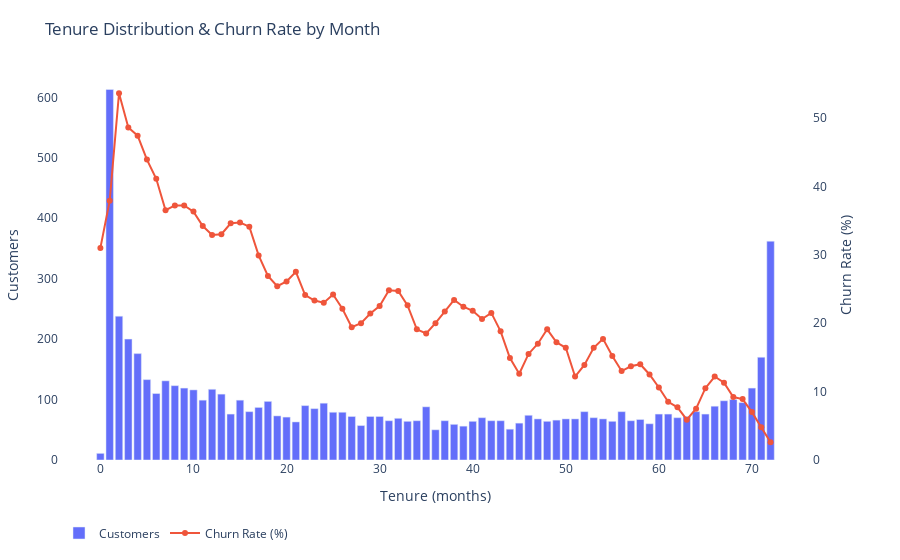

Notebook code cell kept with this figure:
### Markdown cell above
## How Long Do Customers Stay?

### Code cell
from plotly.subplots import make_subplots

# Aggregate by exact tenure (months)
tenure_agg = (
    df.groupby("tenure")
      .agg(customers=("customerID","count"),
           churn_yes=("Churn", lambda s: (s == "Yes").sum()))
      .reset_index()
      .sort_values("tenure")
)
tenure_agg["churn_rate"] = (tenure_agg["churn_yes"] / tenure_agg["customers"] * 100).round(1)

# reduce month-to-month noise (rolling 3-month)
tenure_agg["churn_rate_smooth"] = tenure_agg["churn_rate"].rolling(3, center=True, min_periods=1).mean().round(1)

# Build dual-axis figure
fig = make_subplots(specs=[[{"secondary_y": True}]])

# customer distribution by tenure
fig.add_trace(
    go.Bar(
        x=tenure_agg["tenure"], y=tenure_agg["customers"],
        name="Customers",
        hovertemplate="Tenure: %{x} mo<br>Customers: %{y}<extra></extra>"
    ),
    secondary_y=False
)

# Line: churn rate
fig.add_trace(
    go.Scatter(
        x=tenure_agg["tenure"], y=tenure_agg["churn_rate_smooth"],
        mode="lines+markers", name="Churn Rate (%)",
        hovertemplate="Tenure: %{x} mo<br>Churn Rate: %{y:.1f}%<extra></extra>"
    ),
    secondary_y=True
)

# Layout
fig.update_layout(
    title="Tenure Distribution & Churn Rate by Month",
    margin=dict(l=50, r=40, t=70, b=50),
    showlegend=True,
    legend=dict(orientation="h", y=-0.15),
    paper_bgcolor="white", plot_bgcolor="white"
)
fig.update_xaxes(title_text="Tenure (months)", showgrid=True)
fig.update_yaxes(title_text="Customers", secondary_y=False, showgrid=True)
fig.update_yaxes(title_text="Churn Rate (%)", secondary_y=True, rangemode="tozero")

fig.show()

### Figure 1 — Plotly figure (JSON) as saved in the notebook; plotly's stock layout.template omitted (floating-point values rounded to 4 significant figures)
{"data": [{"hovertemplate": "Tenure: %{x} mo<br>Customers: %{y}<extra></extra>", "name": "Customers", "type": "bar", "x": [0, 1, 2, 3, 4, 5, 6, 7, 8, 9, 10, 11, 12, 13, 14, 15, 16, 17, 18, 19, 20, 21, 22, 23, 24, 25, 26, 27, 28, 29, 30, 31, 32, 33, 34, 35, 36, 37, 38, 39, 40, 41, 42, 43, 44, 45, 46, 47, 48, 49, 50, 51, 52, 53, 54, 55, 56, 57, 58, 59, 60, 61, 62, 63, 64, 65, 66, 67, 68, 69, 70, 71, 72], "xaxis": "x", "y": [11, 613, 238, 200, 176, 133, 110, 131, 123, 119, 116, 99, 117, 109, 76, 99, 80, 87, 97, 73, 71, 63, 90, 85, 94, 79, 79, 72, 57, 72, 72, 65, 69, 64, 65, 88, 50, 65, 59, 56, 64, 70, 65, 65, 51, 61, 74, 68, 64, 66, 68, 68, 80, 70, 68, 64, 80, 65, 67, 60, 76, 76, 70, 72, 80, 76, 89, 98, 100, 95, 119, 170, 362], "yaxis": "y"}, {"hovertemplate": "Tenure: %{x} mo<br>Churn Rate: %{y:.1f}%<extra></extra>", "mode": "lines+markers", "name": "Churn Rate (%)", "type": "scatter", "x": [0, 1, 2, 3, 4, 5, 6, 7, 8, 9, 10, 11, 12, 13, 14, 15, 16, 17, 18, 19, 20, 21, 22, 23, 24, 25, 26, 27, 28, 29, 30, 31, 32, 33, 34, 35, 36, 37, 38, 39, 40, 41, 42, 43, 44, 45, 46, 47, 48, 49, 50, 51, 52, 53, 54, 55, 56, 57, 58, 59, 60, 61, 62, 63, 64, 65, 66, 67, 68, 69, 70, 71, 72], "xaxis": "x", "y": [31.0, 37.9, 53.6, 48.6, 47.4, 43.9, 41.1, 36.5, 37.2, 37.2, 36.3, 34.2, 32.9, 33.0, 34.6, 34.7, 34.1, 29.9, 26.9, 25.4, 26.1, 27.5, 24.1, 23.3, 23.0, 24.2, 22.1, 19.4, 20.0, 21.4, 22.5, 24.8, 24.7, 22.6, 19.1, 18.5, 20.0, 21.7, 23.4, 22.4, 21.8, 20.6, 21.5, 18.8, 14.9, 12.6, 15.5, 17.0, 19.1, 17.2, 16.4, 12.2, 13.9, 16.4, 17.7, 15.2, 13.0, 13.7, 14.0, 12.5, 10.6, 8.5, 7.7, 5.9, 7.5, 10.5, 12.2, 11.3, 9.2, 8.9, 7.0, 4.8, 2.6], "yaxis": "y2"}], "layout": {"legend": {"orientation": "h", "y": -0.15}, "margin": {"b": 50, "l": 50, "r": 40, "t": 70}, "paper_bgcolor": "white", "plot_bgcolor": "white", "showlegend": true, "title": {"text": "Tenure Distribution & Churn Rate by Month"}, "xaxis": {"anchor": "y", "domain": [0, 0.94], "showgrid": true, "title": {"text": "Tenure (months)"}}, "yaxis": {"anchor": "x", "domain": [0, 1], "showgrid": true, "title": {"text": "Customers"}}, "yaxis2": {"anchor": "x", "overlaying": "y", "rangemode": "tozero", "side": "right", "title": {"text": "Churn Rate (%)"}}}}
